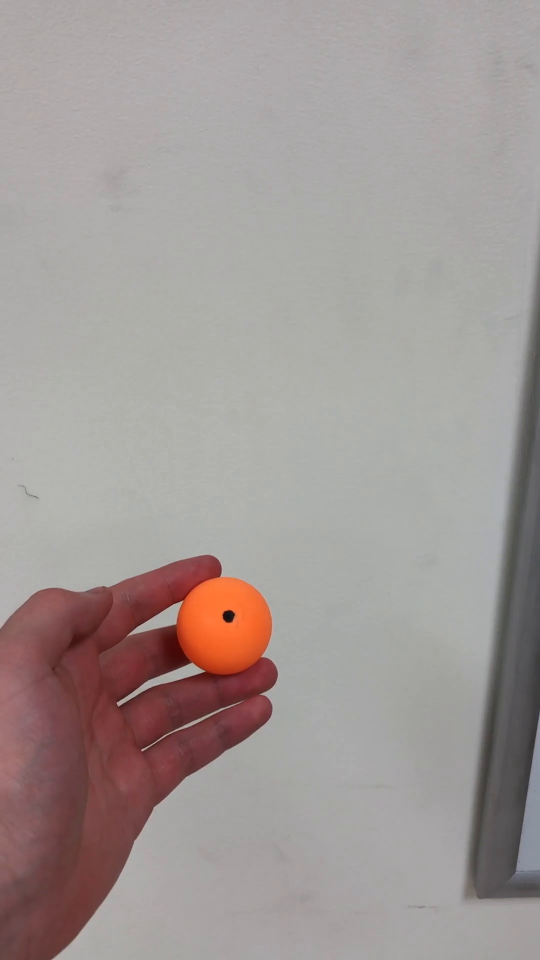
#> input picture frame 6 of python/IMG_0930.mp4, 1080 x 1920 px, given in place of Test2.MP4, which was not available (shown at 1/2 size)
$ python cameracont.py   (older library calls are emulated)
#> lines starting #> are read from the running program, lines starting #| are printed output that depends on the picture; after the words box and inside, x2 and y2 are one past the last pixel; in counts of white or black regions, pixels touching at a corner belong together; pictures that were not available may be replaced by others from this repository, and a replacement may not be noted
import cv2
import numpy as np
# from scipy.misc import bytescale

cap = cv2.VideoCapture('/Users/ashtonmaze/Code/GitHub/T3/python/Test2.MP4')
# cap = cv2.VideoCapture(0)

first_iter = True
backSub = cv2.createBackgroundSubtractorMOG2()
points = []

print(np.shape(cap))

while(1):

    _, frame = cap.read()
#> frame is the input picture: shape (1920, 1080, 3); mean B, G, R 150.2, 152.2, 161.5
    if (_ == False):
        cap.set(cv2.CAP_PROP_POS_FRAMES, 0)
        # break
    else:
        frame = frame[100:980,200:1720]
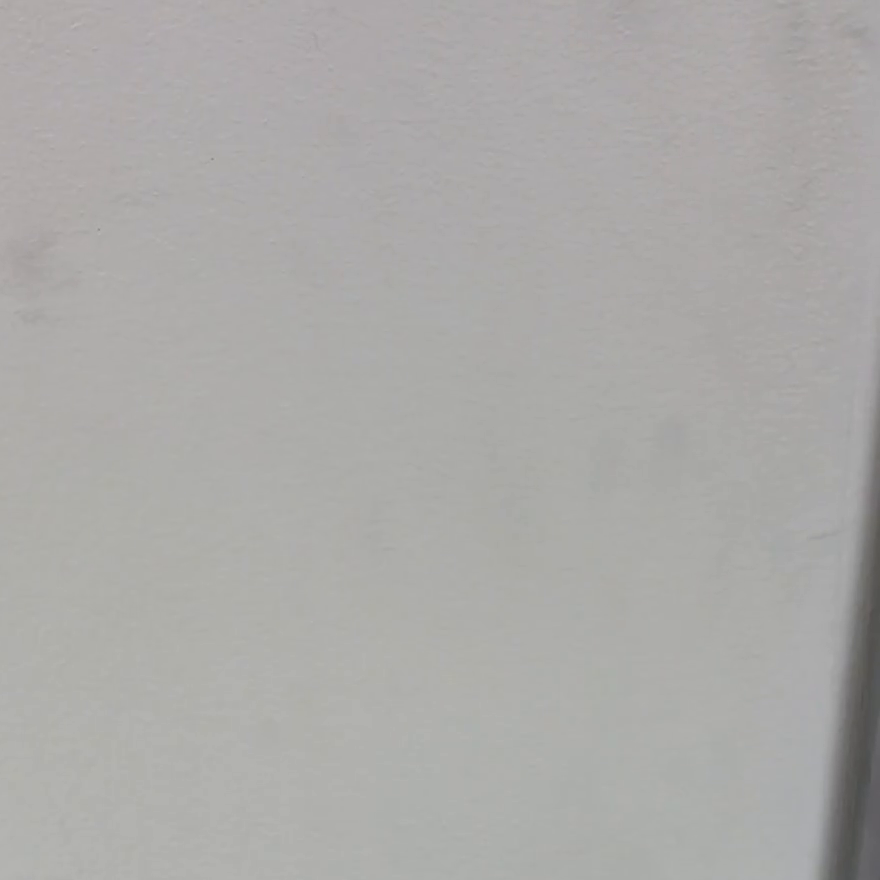
#> frame: shape (880, 880, 3); mean B, G, R 168.2, 170.1, 171.3

        fgMask = backSub.apply(frame)
#> fgMask: shape (880, 880); every value is 127
        cv2.rectangle(frame, (10, 2), (100,20), (255,255,255), -1)
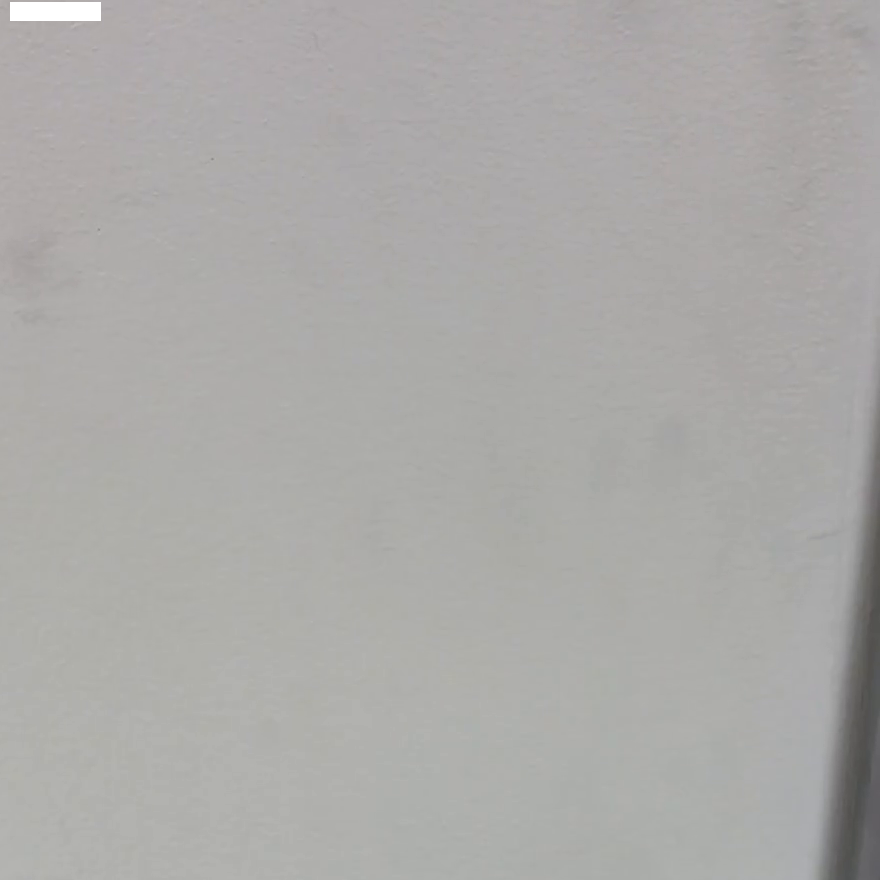
#> frame: shape (880, 880, 3); 0.22% of pixels changed, all inside (x1, y1, x2, y2) = (10, 2, 101, 21)
        cv2.putText(frame, str(cap.get(cv2.CAP_PROP_POS_FRAMES)), (15, 15),
                cv2.FONT_HERSHEY_SIMPLEX, 0.5 , (0,0,0))
#> frame: shape (880, 880, 3); 0.01% of pixels changed, all inside (x1, y1, x2, y2) = (17, 5, 40, 16)
        cv2.imshow('FG Mask', fgMask)
        cut = cv2.bitwise_and(frame, frame, mask=fgMask)
        cut_blur = cv2.medianBlur(cut, 5)
        cv2.imshow("Cut", cut_blur)

        hsv = cv2.cvtColor(cut, cv2.COLOR_BGR2HSV)
#> hsv: shape (880, 880, 3); mean H, S, V 50.2, 5.1, 171.6

        # [6 lines of commented-out code are left out]
        lower_white = np.array([12, 150, 200], dtype=np.uint8) # closest
        upper_white = np.array([20, 255, 255], dtype=np.uint8) # closest
        # lower_white = np.array([11, 40, 195], dtype=np.uint8)
        # upper_white = np.array([20, 232, 255], dtype=np.uint8)


        # Threshold the HSV image to get only white colors
        mask = cv2.inRange(hsv, lower_white, upper_white)
#> mask: shape (880, 880); every value is 0
        # Bitwise-AND mask and original image
        res = cv2.bitwise_and(frame,frame, mask= mask)
#> res: shape (880, 880, 3); every value is 0

        contours,_ = cv2.findContours(mask, cv2.RETR_TREE, cv2.CHAIN_APPROX_NONE)
#> contours = []
        #sorting the contour based of area
        contours = sorted(contours, key=cv2.contourArea, reverse=True)

        # [16 lines of commented-out code are left out]

        if contours:
            #if any contours are found we take the biggest contour and get bounding box
            (x_min, y_min, box_width, box_height) = cv2.boundingRect(contours[0])
            #drawing a rectangle around the object with 15 as margin

#> (the run stopped early here; a loop or call above may not have finished)

$ run again, starting later in the video
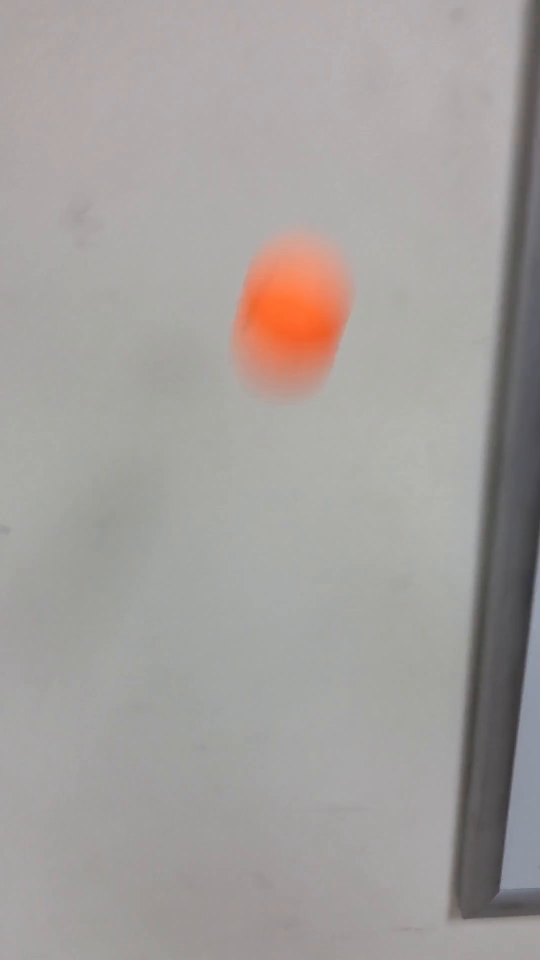
#> input picture frame 28 of python/IMG_0930.mp4, 1080 x 1920 px, given in place of Test2.MP4, which was not available (shown at 1/2 size)
#> frame is the input picture: shape (1920, 1080, 3); mean B, G, R 156.6, 158.9, 163.4
#> `frame = frame[100:980,200:1720]`:
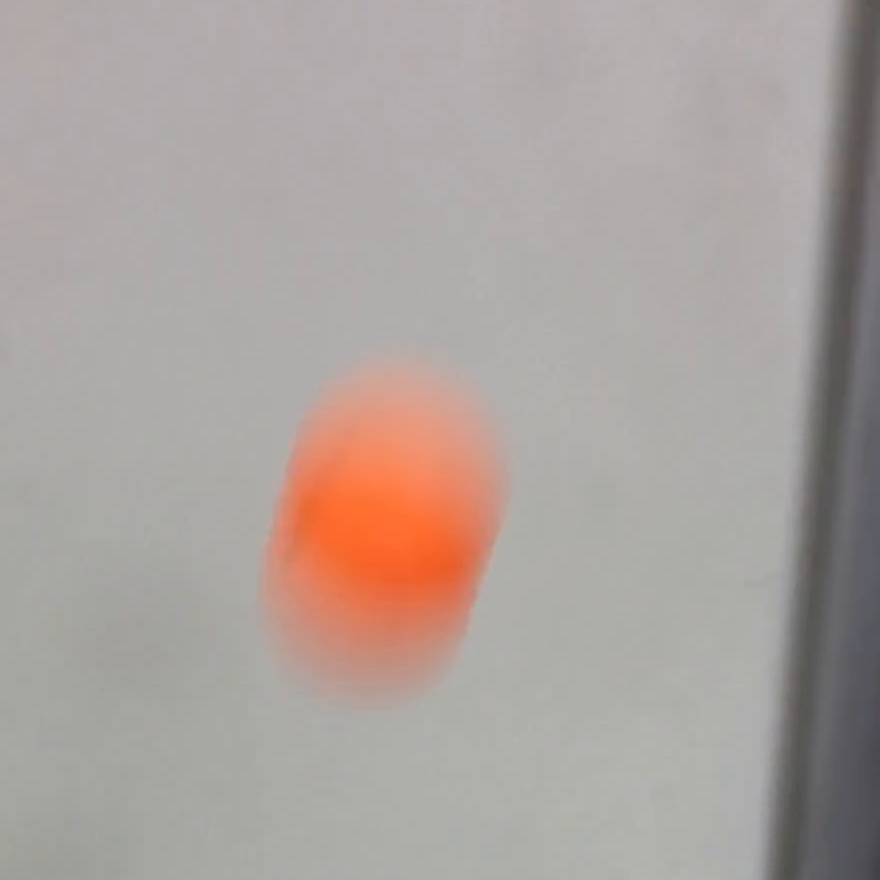
#> frame: shape (880, 880, 3); mean B, G, R 157.9, 162.1, 171.6
#> fgMask: shape (880, 880); every value is 127
#> `cv2.rectangle(frame, (10, 2), (100,20), (255,255,255), -1)`:
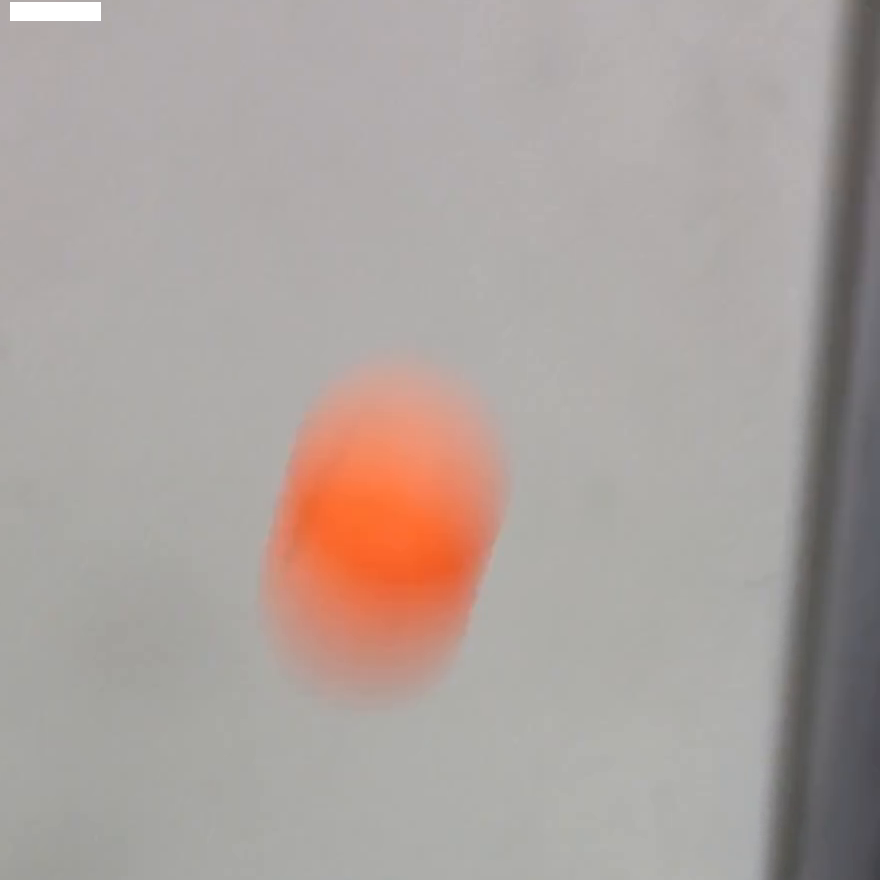
#> frame: shape (880, 880, 3); 0.22% of pixels changed, all inside (x1, y1, x2, y2) = (10, 2, 101, 21)
#> hsv: shape (880, 880, 3); mean H, S, V 34.8, 18, 172
#> mask: shape (880, 880); every value is 0
#> res: shape (880, 880, 3); every value is 0
#> contours = []
